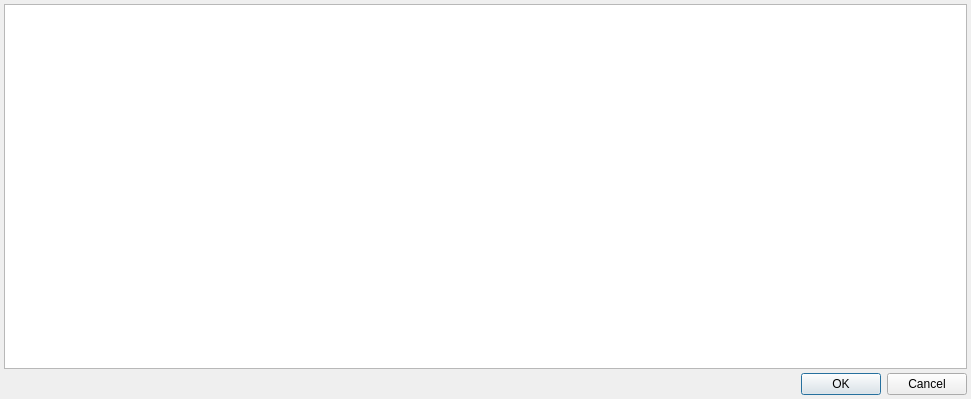
<?xml version="1.0" encoding="UTF-8"?>
<ui version="4.0">
 <class>AddRelatedAction</class>
 <widget class="QDialog" name="AddRelatedAction">
  <property name="geometry">
   <rect>
    <x>0</x>
    <y>0</y>
    <width>971</width>
    <height>399</height>
   </rect>
  </property>
  <property name="windowTitle">
   <string>Выберите действия</string>
  </property>
  <property name="sizeGripEnabled">
   <bool>false</bool>
  </property>
  <layout class="QGridLayout" name="gridLayout_2">
   <property name="leftMargin">
    <number>4</number>
   </property>
   <property name="topMargin">
    <number>4</number>
   </property>
   <property name="rightMargin">
    <number>4</number>
   </property>
   <property name="bottomMargin">
    <number>4</number>
   </property>
   <property name="spacing">
    <number>4</number>
   </property>
   <item row="1" column="1">
    <widget class="QDialogButtonBox" name="buttonBox">
     <property name="sizePolicy">
      <sizepolicy hsizetype="Fixed" vsizetype="Fixed">
       <horstretch>0</horstretch>
       <verstretch>0</verstretch>
      </sizepolicy>
     </property>
     <property name="standardButtons">
      <set>QDialogButtonBox::Cancel|QDialogButtonBox::Ok</set>
     </property>
    </widget>
   </item>
   <item row="0" column="0" colspan="2">
    <widget class="QSplitter" name="splitter_2">
     <property name="orientation">
      <enum>Qt::Vertical</enum>
     </property>
     <widget class="QWidget" name="pnlActionTypes" native="true">
      <property name="sizePolicy">
       <sizepolicy hsizetype="Preferred" vsizetype="Preferred">
        <horstretch>0</horstretch>
        <verstretch>0</verstretch>
       </sizepolicy>
      </property>
      <layout class="QVBoxLayout" name="verticalLayout_5">
       <property name="spacing">
        <number>0</number>
       </property>
       <property name="leftMargin">
        <number>0</number>
       </property>
       <property name="topMargin">
        <number>0</number>
       </property>
       <property name="rightMargin">
        <number>0</number>
       </property>
       <property name="bottomMargin">
        <number>0</number>
       </property>
       <item>
        <widget class="QSplitter" name="splitter">
         <property name="orientation">
          <enum>Qt::Horizontal</enum>
         </property>
         <widget class="CTableView" name="tblActionTypes"/>
        </widget>
       </item>
      </layout>
     </widget>
    </widget>
   </item>
  </layout>
 </widget>
 <layoutdefault spacing="4" margin="4"/>
 <customwidgets>
  <customwidget>
   <class>CTableView</class>
   <extends>QTableView</extends>
   <header>library/TableView.h</header>
  </customwidget>
 </customwidgets>
 <tabstops>
  <tabstop>tblActionTypes</tabstop>
  <tabstop>buttonBox</tabstop>
 </tabstops>
 <resources/>
 <connections>
  <connection>
   <sender>buttonBox</sender>
   <signal>accepted()</signal>
   <receiver>AddRelatedAction</receiver>
   <slot>accept()</slot>
   <hints>
    <hint type="sourcelabel">
     <x>888</x>
     <y>383</y>
    </hint>
    <hint type="destinationlabel">
     <x>485</x>
     <y>199</y>
    </hint>
   </hints>
  </connection>
  <connection>
   <sender>buttonBox</sender>
   <signal>rejected()</signal>
   <receiver>AddRelatedAction</receiver>
   <slot>reject()</slot>
   <hints>
    <hint type="sourcelabel">
     <x>888</x>
     <y>383</y>
    </hint>
    <hint type="destinationlabel">
     <x>485</x>
     <y>199</y>
    </hint>
   </hints>
  </connection>
 </connections>
</ui>
